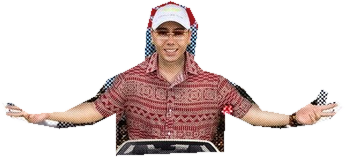
#> input picture assets/flying-boss.png, 345 x 157 px, given in place of images.jpg, which was not available
$ python prepare_assets.py
#> lines starting #> are read from the running program, lines starting #| are printed output that depends on the picture; after the words box and inside, x2 and y2 are one past the last pixel; in counts of white or black regions, pixels touching at a corner belong together; pictures that were not available may be replaced by others from this repository, and a replacement may not be noted
from pathlib import Path
from PIL import Image, ImageDraw, ImageFilter, ImageEnhance, ImageOps, ImageChops

ROOT = Path(__file__).resolve().parents[1]
source = Image.open(ROOT / '_ref_img' / 'images.jpg').convert('RGBA')
#> source is the input picture: PIL image 345x157 RGBA; mean R, G, B, A 130.4, 96.4, 101.2, 79.1
source = source.resize((447,447), Image.Resampling.LANCZOS)
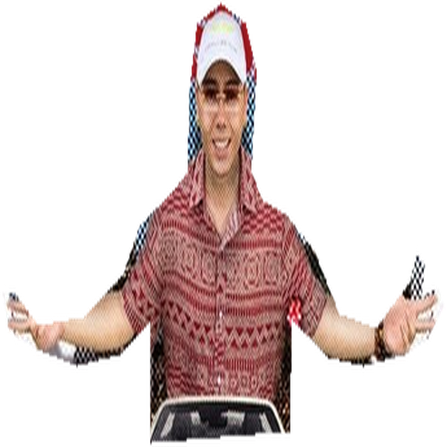
#> source: PIL image 447x447 RGBA; mean R, G, B, A 51.4, 36.9, 35.2, 79.1; transparent parts drawn white

def cutout(name, points):
#> called with name = 'flying-boss.png'
    mask = Image.new('L', source.size)
#> mask: PIL image 447x447 L; every value is 0
    ImageDraw.Draw(mask).polygon(points, fill=255)
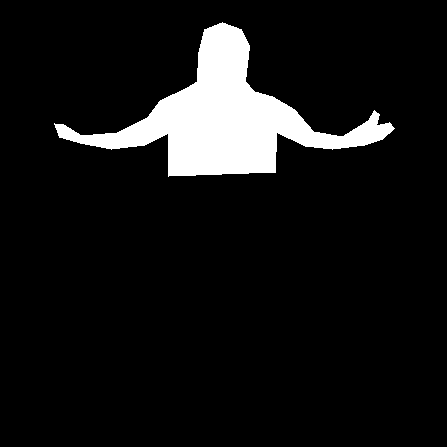
#> mask: PIL image 447x447 L; 8.4% white; 1 white region, box (x1, y1, x2, y2) and area: (54, 22, 395, 177) 16792
    mask = mask.filter(ImageFilter.GaussianBlur(.45))
    result = source.copy()
    result.putalpha(mask)
    result = result.crop(mask.getbbox())
#> result: PIL image 345x157 RGBA
    result.save(ROOT / 'assets' / name)

cutout('flying-boss.png', [(54,123),(63,124),(81,135),(117,132),(147,117),(160,100),(187,87),(197,81),(198,54),(204,29),(222,22),(241,29),(249,46),(245,81),(254,91),(272,96),(294,109),(313,131),(342,136),(368,120),(374,110),(379,114),(376,125),(389,122),(394,128),(382,139),(364,145),(332,149),(305,146),(276,132),(275,172),(168,176),(168,133),(144,145),(111,149),(80,143),(59,137)])
cutout('flying-car.png', [(127,188),(149,164),(173,158),(245,158),(271,166),(292,190),(314,192),(325,209),(323,248),(315,271),(298,274),(291,256),(150,256),(143,273),(126,271),(116,251),(114,215),(119,199)])
#> in cutout (call 2), `ImageDraw.Draw(mask).polygon(points, fill=255)`: mask: PIL image 447x447 L; 9.4% white; 1 white region, box (x1, y1, x2, y2) and area: (114, 158, 326, 275) 18845
cutout('palm.png', [(1,213),(24,211),(18,198),(44,207),(32,189),(54,200),(58,177),(68,185),(83,180),(83,196),(102,186),(109,198),(105,213),(123,203),(126,215),(150,217),(130,231),(147,246),(129,244),(142,263),(121,252),(129,277),(110,262),(106,282),(99,257),(97,290),(91,276),(81,292),(86,244),(75,230),(64,250),(46,268),(45,258),(18,274),(35,251),(12,256),(29,237),(4,244),(17,229),(1,231)])
#> in cutout (call 3), `ImageDraw.Draw(mask).polygon(points, fill=255)`: mask: PIL image 447x447 L; 4.1% white; 1 white region, box (x1, y1, x2, y2) and area: (1, 177, 151, 293) 8284

# A small photographic roof fragment retains the deliberately rough print texture.
source.crop((47, 273, 387, 305)).save(ROOT / 'assets' / 'roof.png')
print('Prepared 4 local collage assets.')

car = Image.open(ROOT / '_ref_img' / '4250ac3a6b74fff74cff4d879dd371042568f07553987-2xVoj7_fw240.webp').convert('RGBA')
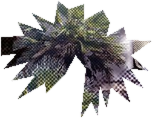
#> input picture assets/palm.png, 153 x 118 px, given in place of 0ac3a6b74fff74cff4d879dd371042568f07553987-2xVoj7_fw240.webp, which was not available
#> car is the input picture: PIL image 153x118 RGBA; mean R, G, B, A 99.1, 95.2, 94.3, 117
car.crop(car.getbbox()).save(ROOT / 'assets' / 'royal-car.png')
source = Image.open(ROOT / '_ref_img' / '典雅的新古典主义豪宅的正面对称，有中央-379433975.webp').convert('RGBA')
cutout('mansion.png', [(42,247),(170,204),(171,176),(159,173),(215,148),(216,114),(207,112),(212,104),(231,104),(240,128),(293,112),(302,112),(302,103),(321,104),(323,113),(464,115),(471,105),(486,109),(486,117),(579,131),(593,117),(595,105),(612,103),(624,110),(621,151),(662,168),(650,177),(650,207),(778,250),(769,257),(769,333),(46,334)])
#> in cutout (call 4), `mask = Image.new('L', source.size)`: mask: PIL image 153x118 L; every value is 0

def printed_cutout(original, destination, width, spacing):
    """Bake the print screen into the photograph, preserving its cutout alpha."""
#> called with original = 'royal-car.png', destination = 'royal-car-print.png', width = 880, spacing = 8
    image = Image.open(ROOT / 'assets' / original).convert('RGBA')
    image = image.resize((width, round(width * image.height / image.width)), Image.Resampling.LANCZOS)
    alpha = image.getchannel('A')
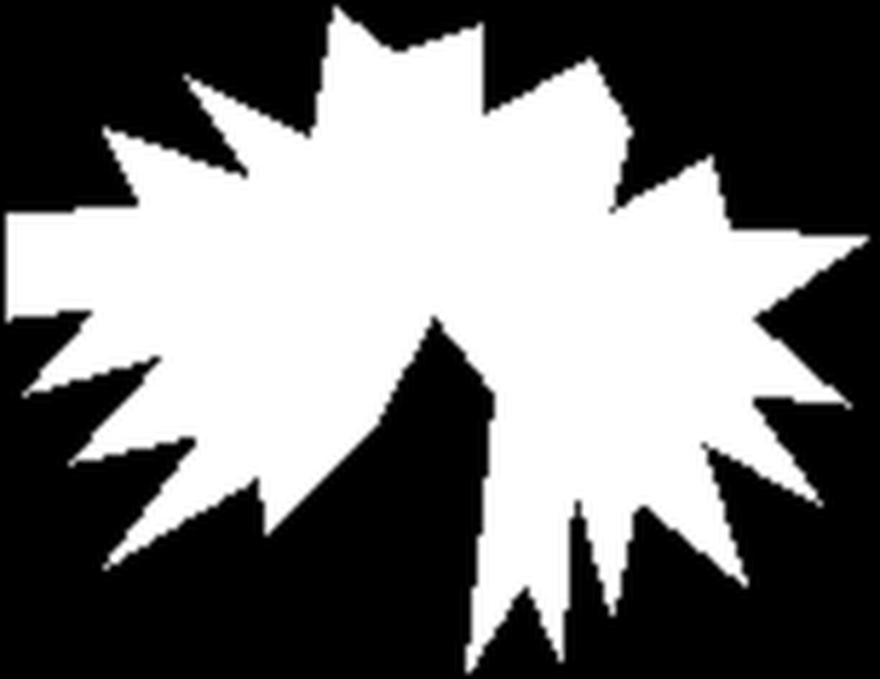
#> alpha: PIL image 880x679 L; min 0, max 255, mean 117
    rgb = ImageEnhance.Color(image.convert('RGB')).enhance(.72)
    rgb = ImageEnhance.Contrast(rgb).enhance(1.14)
    rgb = ImageOps.posterize(rgb, 5)
    # Slight CMY registration error lives inside the silhouette, not on its alpha.
    red, green, blue = rgb.split()
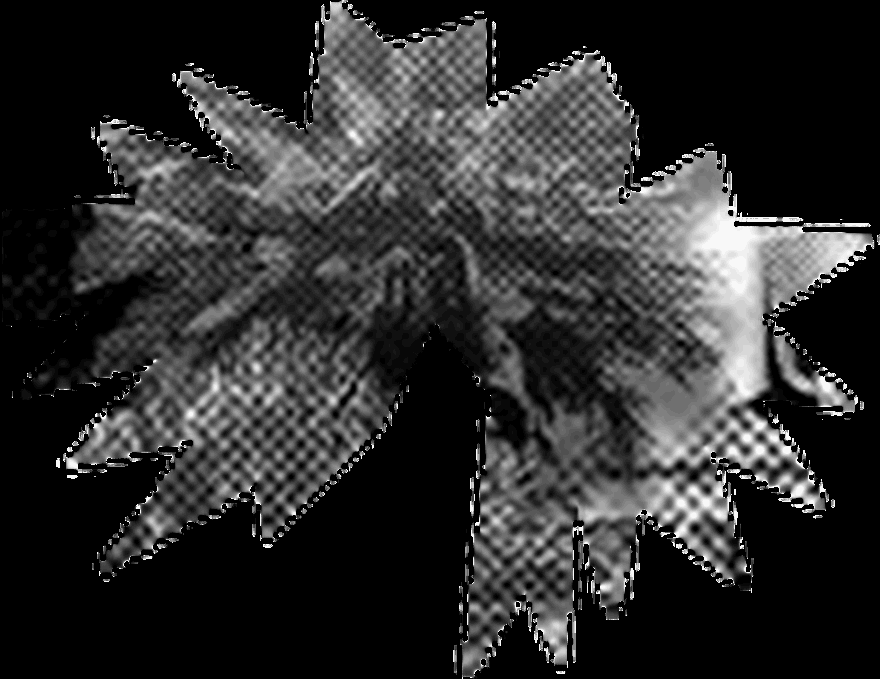
#> blue: PIL image 880x679 L; min 0, max 248, mean 45.9
    rgb = Image.merge('RGB', (ImageChops.offset(red, 1, 0), green, ImageChops.offset(blue, -1, 0)))
    rgb = Image.blend(rgb, Image.new('RGB', rgb.size, '#c4c2aa'), .12)
    screen = Image.new('RGBA', rgb.size)
#> screen: PIL image 880x679 RGBA; every value is 0
    dots = ImageDraw.Draw(screen)
    radius = spacing * .23
    for row, y in enumerate(range(0, rgb.height + spacing, spacing)):
        for x in range(-spacing, rgb.width + spacing, spacing):
            cx = x + (spacing // 2 if row % 2 else 0)
            dots.ellipse((cx-radius,y-radius,cx+radius,y+radius), fill=(14,29,48,145))
            dots.ellipse((cx+spacing*.35,y+spacing*.35,cx+spacing*.56,y+spacing*.56), fill=(255,244,211,90))
    printed = Image.alpha_composite(rgb.convert('RGBA'), screen)
    grain = Image.effect_noise(rgb.size, 24).convert('RGB')
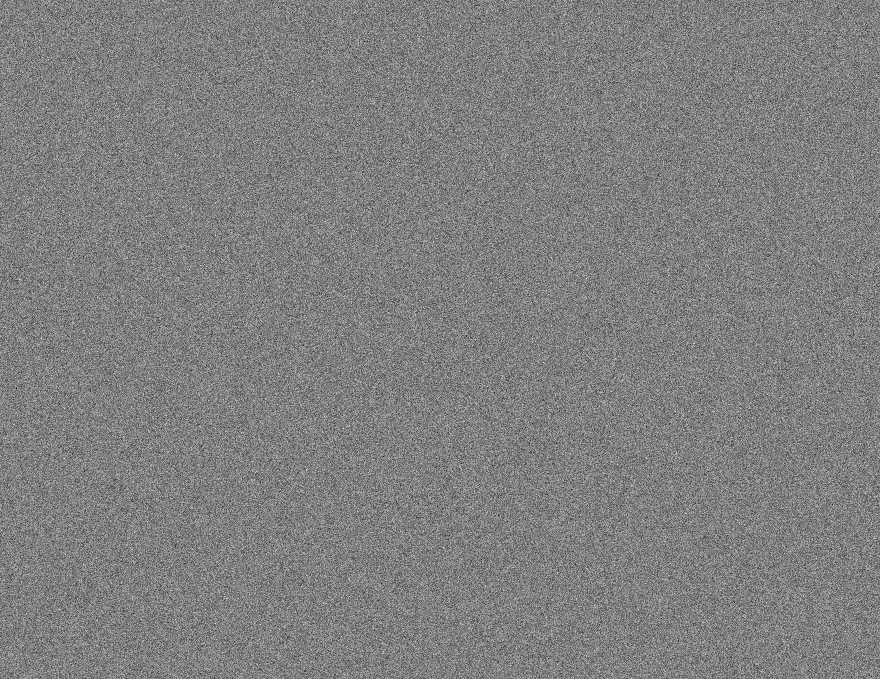
#> grain: PIL image 880x679 RGB; min 17, max 240, mean 127.5
    printed = Image.blend(printed.convert('RGB'), grain, .09).convert('RGBA')
    printed.putalpha(alpha)
    printed.save(ROOT / 'assets' / destination, optimize=True)

printed_cutout('royal-car.png', 'royal-car-print.png', 880, 8)
printed_cutout('mansion.png', 'mansion-print.png', 1472, 6)
#> call 2 of printed_cutout, with original = 'mansion.png', destination = 'mansion-print.png', width = 1472, spacing = 6
#> in printed_cutout (call 2), `image = image.resize((width, round(width * image.height / image.width)..`: image: PIL image 1472x1135 RGBA; every value is 0
#> in printed_cutout (call 2), `alpha = image.getchannel('A')`: alpha: PIL image 1472x1135 L; every value is 0
#> in printed_cutout (call 2), `rgb = ImageEnhance.Color(image.convert('RGB')).enhance(.72)`: rgb: PIL image 1472x1135 RGB; every value is 0
#> in printed_cutout (call 2), `printed = Image.alpha_composite(rgb.convert('RGBA'), screen)`:
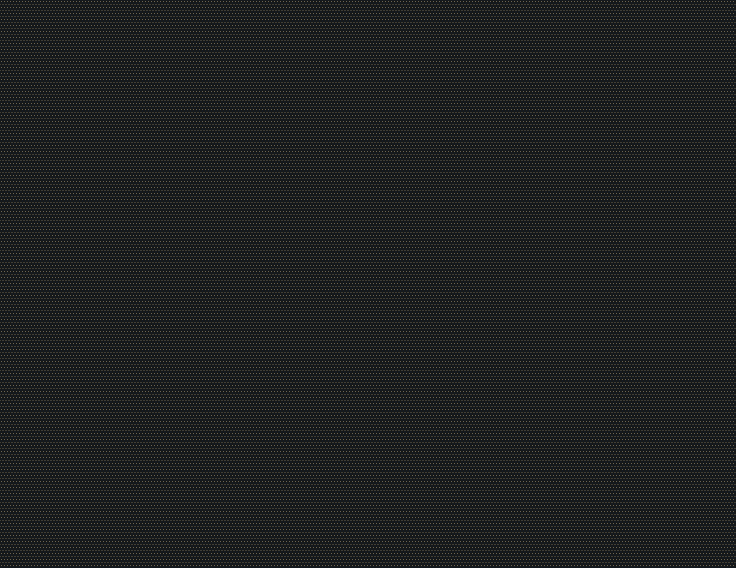
#> printed: PIL image 1472x1135 RGBA (shown at 1/2 size); mean R, G, B, A 30.4, 32.7, 32.8, 255
print('Prepared halftone car and mansion; original cutouts preserved.')
